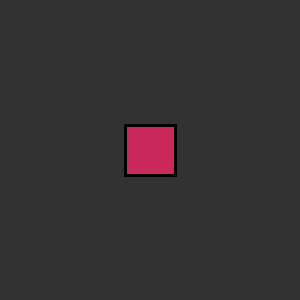
Frame 1 (no input)
Frame 60 (the mouse pressed at the canvas centre just before this capture): identical to frame 1, image omitted
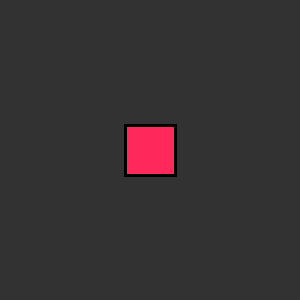
Frame 120 (the mouse held since frame 60 and released just before this capture)

The Processing sketch that drew these frames (run headless with seeded random() and noise(); from frame 60 on, the mouse is pressed at the canvas centre):

// Processing sketch: Tombol_Pengganti_Warna_Background
// ── Tombol_Pengganti_Warna_Background.pde

int c = 200;
int cB = 50;

void setup () {
  
  size (300, 300);
  rectMode (CENTER);
  strokeWeight (3);
  
}

void draw () {
  
  background (cB);
  
  stroke (0);
  
  fill (c,40,90);
  rect (width/2, height/2, 50,50);
  
  if (mouseX >= width/2-25 && mouseX <= width/2+25 && mouseY >= height/2-25 && mouseY <= height/2+25) {
    c = 255;
    
    if (mousePressed && mouseButton == LEFT) {
      cB = 200;
    } 
    else {
      cB = 50;
    }
  } 
  else {
    c = 200;  
  }
  
}
